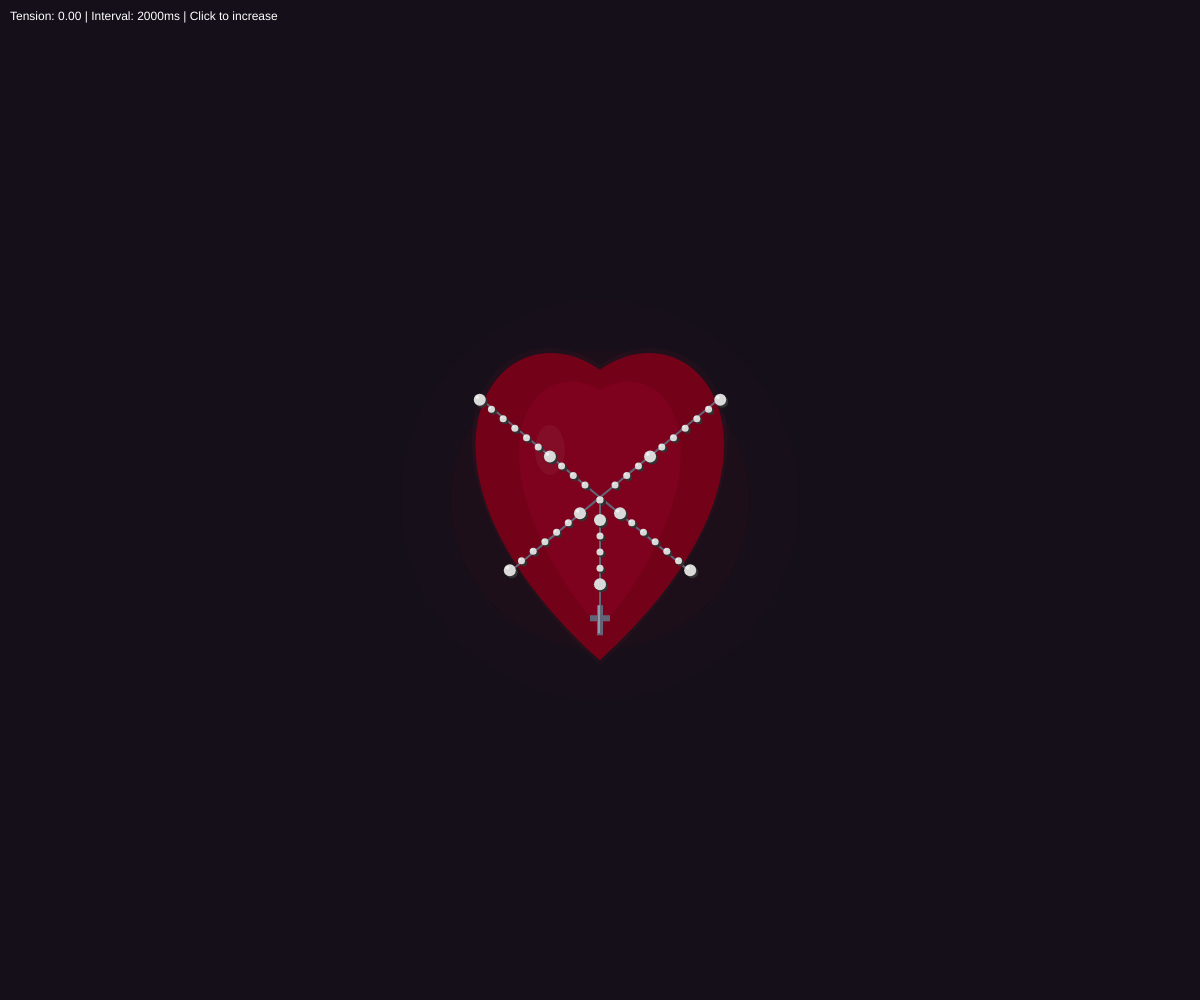
Frame 1 (no input)
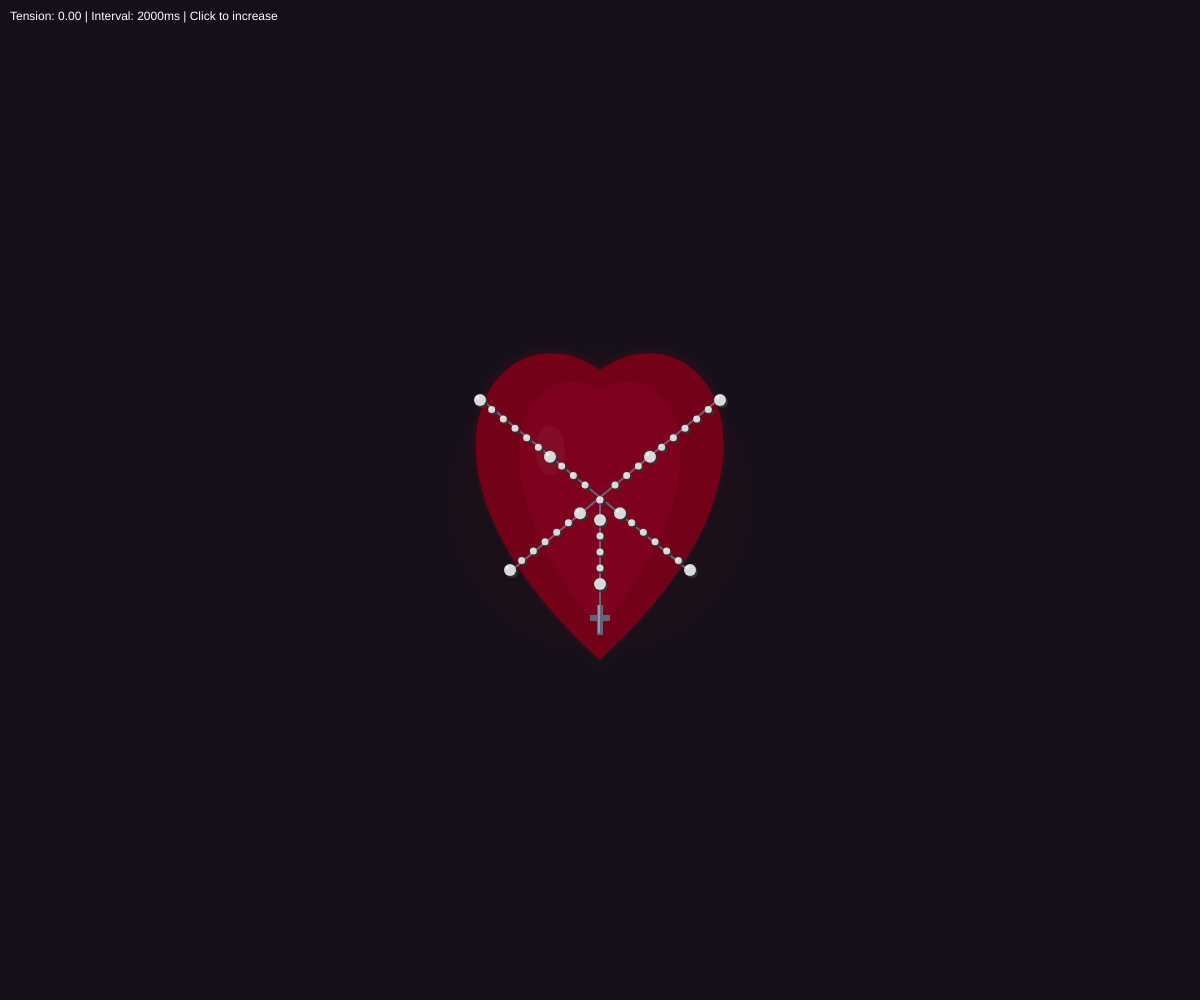
Frame 60 (no input)
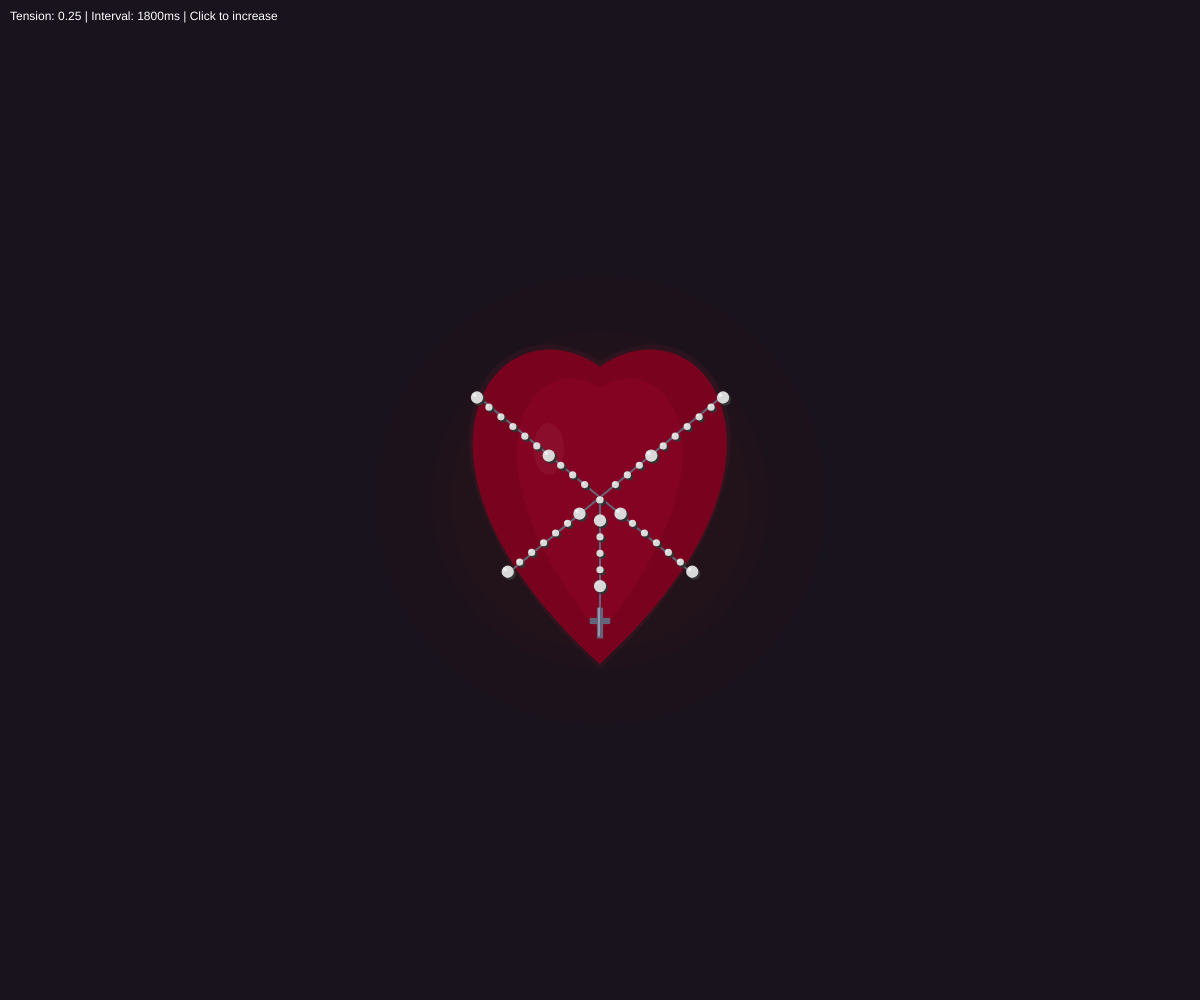
Frame 120 (the mouse pressed at the canvas centre since frame 60)

The p5.js sketch that drew these frames (run headless with seeded random() and noise() and a simulated clock; from frame 60 on, the mouse is pressed at the canvas centre):

// p5.js sketch
// ── sketch.js
function setup() {
  createCanvas(windowWidth, windowHeight);
  noStroke();
}

let heartScale = 1;
let tension = 0;
let targetTension = 0;
let heartbeatPhase = 0;
let lastBeatTime = 0;
let beatInterval = 2000;

function draw() {
  let bgBrightness = 20 + tension * 15;
  background(bgBrightness, bgBrightness - 5, bgBrightness + 5);

  // update tension
  // 0 = loose, 1 = tight, 2+ = breaking
  tension = lerp(tension, targetTension, 0.1);
  if (!mouseIsPressed) {
    targetTension = max(0, targetTension - 0.02);
  }

  // heartbeat timing based on tension
  // low tension = slow dying beats (2000ms)
  // high tension = rapid panicked beats (400ms)
  beatInterval = map(tension, 0, 2, 2000, 400);

  let currentTime = millis();
  if (currentTime - lastBeatTime > beatInterval) {
    lastBeatTime = currentTime;
    heartbeatPhase = 0; // reset beat cycle
  }

  // natural heartbeat: quick contraction, slower relaxation
  let beatProgress = (currentTime - lastBeatTime) / beatInterval;
  let beat;

  if (beatProgress < 0.15) {
    // Quick contraction (systole)
    beat = sin(beatProgress * PI / 0.15) * 0.15;
  } else if (beatProgress < 0.35) {
    // Quick relaxation
    beat = sin((beatProgress - 0.15) * PI / 0.2 + PI) * 0.08;
  } else {
    // Rest period (diastole)
    beat = 0;
  }

  // scale increases with tension
  let beatAmplitude = 0.08 + tension * 0.475;
  heartScale = 1 + beat * beatAmplitude;

  drawAmbientGlow();

  push();
  translate(width / 2, height / 2);
  scale(heartScale);
  drawHeart();
  drawRosary();
  pop();

  // debug info
  fill(255);
  textSize(12);
  text(`Tension: ${tension.toFixed(2)} | Interval: ${beatInterval.toFixed(0)}ms | Click to increase`, 10, 20);
}

// ambient lighting and glow
function drawAmbientGlow() {
  push();
  translate(width / 2, height / 2);

  // dull red glow that intensifies with tension
  let glowAlpha = 5 + tension * 20;
  let glowSize = 400 + tension * 200;

  // outer glow
  for (let i = 4; i > 0; i--) {
    fill(139, 0, 23, glowAlpha * (i / 4));
    noStroke();
    ellipse(0, 0, glowSize * (i / 4), glowSize * (i / 4));
  }

  // pulsing light with heartbeat
  let pulseAlpha = glowAlpha * 0.5 * heartScale;
  fill(200, 50, 60, pulseAlpha);
  ellipse(0, 0, 300, 300);

  pop();
}

function mousePressed() {
  targetTension = min(2.5, targetTension + 0.25);
}

// --------- HEART --------- //
function drawHeart() {
  // colors - get brighter with tension
  let brightness = tension * 15;
  let base = color(109 + brightness, 0, 23 + brightness);
  let mid = color(138 + brightness, 0, 34 + brightness, 114);

  // main shape 
  push();
  noStroke();
  fill(base);
  beginShape();
  vertex(0, -130);
  bezierVertex(100, -200, 220, -40, 0, 160);
  bezierVertex(-220, -40, -100, -200, 0, -130);
  endShape(CLOSE);
  pop();

  // inner coloring 
  push();
  noStroke();
  fill(mid);
  beginShape();
  vertex(0, -110);
  bezierVertex(70, -150, 140, -40, 0, 130);
  bezierVertex(-140, -40, -70, -150, 0, -110);
  endShape(CLOSE);
  pop();

  // glow
  push();
  noStroke();
  fill(255, 60, 80, 10 + tension * 15);
  beginShape();
  vertex(0, -135);
  bezierVertex(105, -205, 225, -45, 0, 165);
  bezierVertex(-225, -45, -105, -205, 0, -135);
  endShape(CLOSE);
  pop();

  // highlight
  push();
  noStroke();
  fill(255, 10 + tension * 5);
  ellipse(-50, -50, 30, 50);
  pop();
}

// --------- HEART END --------- //

// --------- ROSARY --------- //
function drawRosary() {
  let beadColor = color(217, 217, 217);
  let chainColor = color(100, 100, 120);
  let numBeads = 18;

  // breaking state
  if (tension > 2) {
    drawBreakingRosary();
    return;
  }

  stroke(chainColor);
  strokeWeight(2);
  noFill();

  // draw two diagonal chains in X pattern
  for (let strand = 0; strand < 2; strand++) {
    beginShape();

    for (let i = 0; i <= numBeads; i++) {
      let t = i / numBeads;

      let x, y;
      if (strand === 0) {
        // top-left to bot-right
        x = map(t, 0, 1, -130, 100);
        y = map(t, 0, 1, -110, 80);
      } else {
        // top-right to bot-left
        x = map(t, 0, 1, 130, -100);
        y = map(t, 0, 1, -110, 80);
      }

      curveVertex(x, y);
    }

    endShape();

    // draw beads along each strand
    noStroke();
    for (let i = 0; i <= numBeads; i++) {
      let t = i / numBeads;

      let x, y;
      if (strand === 0) {
        // top-left to bot-right
        x = map(t, 0, 1, -120, 90);
        y = map(t, 0, 1, -100, 70);
      } else {
        // top-right to bot-left
        x = map(t, 0, 1, 120, -90);
        y = map(t, 0, 1, -100, 70);
      }

      if (i === 10 || i === 11) {
        x = 0;
        y = 0;
      }

      // larger bead every 6th bead
      let isLarge = i % 6 === 0;
      let beadSize = isLarge ? 12 : 7;

      // bead shadow
      fill(50);
      ellipse(x + 2, y + 2, beadSize, beadSize);

      // bead base
      fill(beadColor);
      ellipse(x, y, beadSize, beadSize);

      // bead highlight
      fill(255, 150);
      ellipse(x - beadSize * 0.2, y - beadSize * 0.2, beadSize * 0.3, beadSize * 0.3);
    }

    stroke(chainColor);
    strokeWeight(2);
    noFill();
  }

  // draw chain hanging down to cross
  stroke(chainColor);
  strokeWeight(2);
  line(0, 5, 0, 120);

  // beads
  noStroke();
  for (let i = 0; i < 5; i++) {
    let x, y;
    x = 0;
    y = map(i, 0, 5, 20, 100);

    // larger bead every 6th bead
    let isLarge = i === 0 || i === 4;
    let beadSize = isLarge ? 12 : 7;

    // bead shadow
    fill(50);
    ellipse(x + 2, y + 2, beadSize, beadSize);

    // main bead
    fill(beadColor);
    ellipse(x, y, beadSize, beadSize);

    // bead highlight
    fill(255, 150);
    ellipse(x - beadSize * 0.2, y - beadSize * 0.2, beadSize * 0.1, beadSize * 0.1);
  }

  // cross ---------
  push();
  translate(0, 120);

  // cross base
  fill(100, 100, 120);
  rect(-3, -15, 6, 30);
  rect(-10, -5, 20, 6);

  // cross highlight
  fill(150, 150, 170);
  rect(-2, -15, 2, 28);

  pop();
}
// --------- ROSARY END --------- //

// --------- ANIMATION: ROSARY BREAKING --------- //
let scatteredBeads = [];
function drawBreakingRosary() {
  // initialize scattered beads once
  if (scatteredBeads.length === 0) {
    for (let i = 0; i < 50; i++) {
      let angle = random(TWO_PI);
      scatteredBeads.push({
        x: 0,
        y: 0,
        vx: cos(angle) * random(3, 10),
        vy: sin(angle) * random(3, 10) - 2,
        size: i % 6 === 0 ? 12 : 7,
        life: 10.0
      });
    }
  }

  // draw and update scattering beads
  noStroke();
  for (let bead of scatteredBeads) {
    bead.x += bead.vx;
    bead.y += bead.vy;
    bead.vy += 0.2; // gravity
    bead.life -= 0.01;

    if (bead.life > 0) {
      fill(217, 217, 217, bead.life * 255);
      ellipse(bead.x, bead.y, bead.size, bead.size);
    }
  }

  // cross falling
  if (scatteredBeads[0].life > 0) {
    push();
    translate(0, 120);
    rotate((1 - scatteredBeads[0].life) * TWO_PI);
    fill(100, 100, 120, scatteredBeads[0].life * 255);
    rect(-3, -15, 6, 30);
    rect(-10, -5, 20, 6);
    pop();
  }
}
